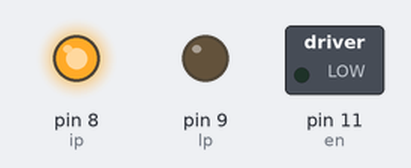
Bench run of a sketch on a simulated Arduino Uno, built with avr-gcc and run on an emulated ATmega328P. Shown: switched loads named in the sketch (green lamp = pin HIGH), output pins drawn as LEDs (lit = HIGH). What the sketch prints to the serial monitor is not drawn.

Above: at 0.05 s.
At 1.8 s:
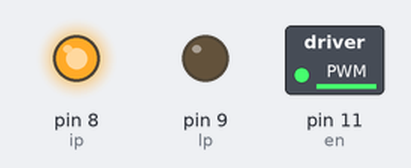
At 3.6 s:
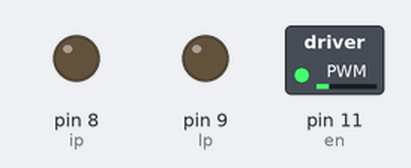
Timing chart, 0 to 4.2 s (numbered marks = the images above):
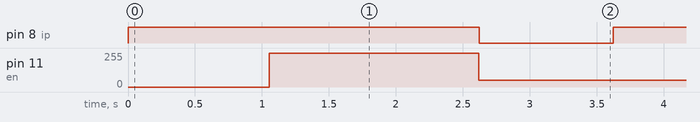

Measured:
- by itself, pin 8 (ip): alternates HIGH for 2.6 s and LOW for 1.0 s
- by itself, pin 11 (en): 0/255 → 254/255 at 1.1 s, → 51/255 1.6 s later, → 254/255 2.1 s later, → 51/255 1.6 s later, … (23 changes in this stretch)

The sketch:

l293d_led_control_code.ino
```cpp
#define en 11
#define ip 8
#define lp 9
  int a = 0;
void setup() {
  pinMode(en, OUTPUT);
  pinMode(ip, OUTPUT);
  pinMode(lp, OUTPUT);

Serial.begin(9600);
digitalWrite(lp,LOW);


  // put your setup code here, to run once:

}

void loop() {
  // put your main code here, to run repeatedly:
fn();
delay(1000);
}


void fn()
{
  digitalWrite(ip, HIGH);
  for (a = 50; a < 255; a++)
  {
    analogWrite(en, a);Serial.println(a);delay(5);
  }
  delay(500);
  for (a = 255; a > 50; a--)
  {
    analogWrite(en, a);Serial.println(a);delay(5);
  }
  digitalWrite(ip,LOW);
}
```
